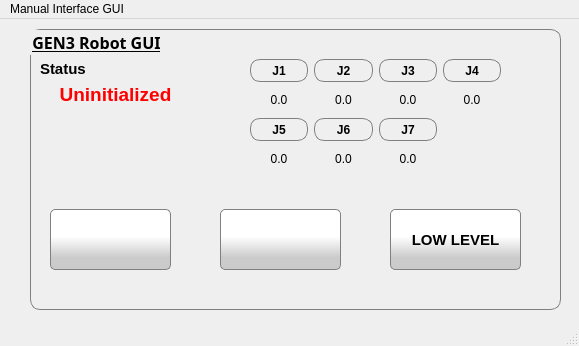
<?xml version="1.0" encoding="UTF-8"?>
<ui version="4.0">
 <class>MainWindow</class>
 <widget class="QMainWindow" name="MainWindow">
  <property name="geometry">
   <rect>
    <x>0</x>
    <y>0</y>
    <width>579</width>
    <height>346</height>
   </rect>
  </property>
  <property name="windowTitle">
   <string>MainWindow</string>
  </property>
  <widget class="QWidget" name="centralwidget">
   <widget class="QGroupBox" name="groupBox_9">
    <property name="geometry">
     <rect>
      <x>30</x>
      <y>10</y>
      <width>531</width>
      <height>281</height>
     </rect>
    </property>
    <property name="font">
     <font>
      <family>Courier 10 Pitch</family>
      <pointsize>12</pointsize>
      <weight>75</weight>
      <bold>true</bold>
      <underline>true</underline>
     </font>
    </property>
    <property name="styleSheet">
     <string notr="true">border: 1px solid gray;
border-radius: 10px</string>
    </property>
    <property name="title">
     <string>GEN3 Robot GUI</string>
    </property>
    <widget class="QPushButton" name="button_motoron">
     <property name="geometry">
      <rect>
       <x>190</x>
       <y>180</y>
       <width>121</width>
       <height>61</height>
      </rect>
     </property>
     <property name="font">
      <font>
       <family>Ubuntu</family>
       <pointsize>11</pointsize>
       <weight>50</weight>
       <bold>false</bold>
       <underline>false</underline>
      </font>
     </property>
     <property name="focusPolicy">
      <enum>Qt::NoFocus</enum>
     </property>
     <property name="toolTip">
      <string>&lt;html&gt;&lt;head/&gt;&lt;body&gt;&lt;p&gt;Turn robot motors &lt;span style=&quot; font-weight:600;&quot;&gt;ON/OFF.&lt;/span&gt;&lt;/p&gt;&lt;/body&gt;&lt;/html&gt;</string>
     </property>
     <property name="styleSheet">
      <string notr="true">background-color: qlineargradient(spread:pad, x1:0, y1:0.801, x2:0, y2:0, stop:0 rgba(203, 203, 203, 255), stop:0.440191 rgba(255, 255, 255, 255));
border: 1px solid gray;
border-radius: 5px;</string>
     </property>
     <property name="text">
      <string/>
     </property>
     <property name="icon">
      <iconset resource="resource_file.qrc">
       <normaloff>:/images/icon_power.png</normaloff>:/images/icon_power.png</iconset>
     </property>
     <property name="iconSize">
      <size>
       <width>32</width>
       <height>32</height>
      </size>
     </property>
     <property name="checkable">
      <bool>true</bool>
     </property>
    </widget>
    <widget class="QLabel" name="label_23">
     <property name="geometry">
      <rect>
       <x>10</x>
       <y>30</y>
       <width>67</width>
       <height>21</height>
      </rect>
     </property>
     <property name="font">
      <font>
       <family>Ubuntu</family>
       <pointsize>11</pointsize>
       <weight>50</weight>
       <bold>false</bold>
       <underline>false</underline>
      </font>
     </property>
     <property name="styleSheet">
      <string notr="true">border: 0px</string>
     </property>
     <property name="text">
      <string>&lt;html&gt;&lt;head/&gt;&lt;body&gt;&lt;p&gt;&lt;span style=&quot; font-weight:600;&quot;&gt;Status&lt;/span&gt;&lt;/p&gt;&lt;/body&gt;&lt;/html&gt;</string>
     </property>
    </widget>
    <widget class="QLabel" name="label_status">
     <property name="geometry">
      <rect>
       <x>10</x>
       <y>50</y>
       <width>151</width>
       <height>31</height>
      </rect>
     </property>
     <property name="font">
      <font>
       <family>Ubuntu</family>
       <pointsize>11</pointsize>
       <weight>50</weight>
       <bold>false</bold>
       <underline>false</underline>
      </font>
     </property>
     <property name="styleSheet">
      <string notr="true">border: 0px</string>
     </property>
     <property name="text">
      <string>&lt;html&gt;&lt;head/&gt;&lt;body&gt;&lt;p&gt;&lt;span style=&quot; font-size:14pt; font-weight:600; color:#ff0000;&quot;&gt;Uninitialized&lt;/span&gt;&lt;/p&gt;&lt;/body&gt;&lt;/html&gt;</string>
     </property>
     <property name="textFormat">
      <enum>Qt::RichText</enum>
     </property>
     <property name="alignment">
      <set>Qt::AlignCenter</set>
     </property>
    </widget>
    <widget class="QPushButton" name="button_slave">
     <property name="geometry">
      <rect>
       <x>360</x>
       <y>180</y>
       <width>131</width>
       <height>61</height>
      </rect>
     </property>
     <property name="font">
      <font>
       <family>Ubuntu</family>
       <pointsize>11</pointsize>
       <weight>75</weight>
       <bold>true</bold>
       <underline>false</underline>
      </font>
     </property>
     <property name="focusPolicy">
      <enum>Qt::NoFocus</enum>
     </property>
     <property name="toolTip">
      <string>&lt;html&gt;&lt;head/&gt;&lt;body&gt;&lt;p&gt;Turn robot slave mode &lt;span style=&quot; font-weight:600;&quot;&gt;ON/OFF&lt;/span&gt;&lt;/p&gt;&lt;/body&gt;&lt;/html&gt;</string>
     </property>
     <property name="styleSheet">
      <string notr="true">background-color: qlineargradient(spread:pad, x1:0, y1:0.801, x2:0, y2:0, stop:0 rgba(203, 203, 203, 255), stop:0.440191 rgba(255, 255, 255, 255));
border: 1px solid gray;
border-radius: 5px;</string>
     </property>
     <property name="text">
      <string>LOW LEVEL</string>
     </property>
    </widget>
    <widget class="QWidget" name="gridLayoutWidget">
     <property name="geometry">
      <rect>
       <x>220</x>
       <y>30</y>
       <width>251</width>
       <height>111</height>
      </rect>
     </property>
     <property name="styleSheet">
      <string notr="true">border: 0 px</string>
     </property>
     <layout class="QGridLayout" name="gridLayout">
      <item row="1" column="0">
       <widget class="QLabel" name="label_79">
        <property name="font">
         <font>
          <weight>75</weight>
          <bold>true</bold>
         </font>
        </property>
        <property name="styleSheet">
         <string notr="true">border: 1px solid gray;
</string>
        </property>
        <property name="text">
         <string>J1</string>
        </property>
        <property name="alignment">
         <set>Qt::AlignCenter</set>
        </property>
       </widget>
      </item>
      <item row="2" column="1">
       <widget class="QLabel" name="label_j_pose_2">
        <property name="styleSheet">
         <string notr="true">border: 0 px</string>
        </property>
        <property name="text">
         <string>0.0</string>
        </property>
        <property name="alignment">
         <set>Qt::AlignCenter</set>
        </property>
       </widget>
      </item>
      <item row="1" column="1">
       <widget class="QLabel" name="label_81">
        <property name="font">
         <font>
          <weight>75</weight>
          <bold>true</bold>
         </font>
        </property>
        <property name="styleSheet">
         <string notr="true">border: 1px solid gray;
</string>
        </property>
        <property name="text">
         <string>J2</string>
        </property>
        <property name="alignment">
         <set>Qt::AlignCenter</set>
        </property>
       </widget>
      </item>
      <item row="2" column="0">
       <widget class="QLabel" name="label_j_pose_1">
        <property name="styleSheet">
         <string notr="true">border: 0 px</string>
        </property>
        <property name="text">
         <string>0.0</string>
        </property>
        <property name="alignment">
         <set>Qt::AlignCenter</set>
        </property>
       </widget>
      </item>
      <item row="1" column="2">
       <widget class="QLabel" name="label_82">
        <property name="font">
         <font>
          <weight>75</weight>
          <bold>true</bold>
         </font>
        </property>
        <property name="styleSheet">
         <string notr="true">border: 1px solid gray;
</string>
        </property>
        <property name="text">
         <string>J3</string>
        </property>
        <property name="alignment">
         <set>Qt::AlignCenter</set>
        </property>
       </widget>
      </item>
      <item row="2" column="2">
       <widget class="QLabel" name="label_j_pose_3">
        <property name="styleSheet">
         <string notr="true">border: 0 px</string>
        </property>
        <property name="text">
         <string>0.0</string>
        </property>
        <property name="alignment">
         <set>Qt::AlignCenter</set>
        </property>
       </widget>
      </item>
      <item row="1" column="3">
       <widget class="QLabel" name="label_83">
        <property name="font">
         <font>
          <weight>75</weight>
          <bold>true</bold>
         </font>
        </property>
        <property name="styleSheet">
         <string notr="true">border: 1px solid gray;
</string>
        </property>
        <property name="text">
         <string>J4</string>
        </property>
        <property name="alignment">
         <set>Qt::AlignCenter</set>
        </property>
       </widget>
      </item>
      <item row="2" column="3">
       <widget class="QLabel" name="label_j_pose_4">
        <property name="styleSheet">
         <string notr="true">border: 0 px</string>
        </property>
        <property name="text">
         <string>0.0</string>
        </property>
        <property name="alignment">
         <set>Qt::AlignCenter</set>
        </property>
       </widget>
      </item>
      <item row="3" column="0">
       <widget class="QLabel" name="label_80">
        <property name="font">
         <font>
          <weight>75</weight>
          <bold>true</bold>
         </font>
        </property>
        <property name="styleSheet">
         <string notr="true">border: 1px solid gray;
</string>
        </property>
        <property name="text">
         <string>J5</string>
        </property>
        <property name="alignment">
         <set>Qt::AlignCenter</set>
        </property>
       </widget>
      </item>
      <item row="4" column="0">
       <widget class="QLabel" name="label_j_pose_5">
        <property name="styleSheet">
         <string notr="true">border: 0 px</string>
        </property>
        <property name="text">
         <string>0.0</string>
        </property>
        <property name="alignment">
         <set>Qt::AlignCenter</set>
        </property>
       </widget>
      </item>
      <item row="3" column="1">
       <widget class="QLabel" name="label_84">
        <property name="font">
         <font>
          <weight>75</weight>
          <bold>true</bold>
         </font>
        </property>
        <property name="styleSheet">
         <string notr="true">border: 1px solid gray;
</string>
        </property>
        <property name="text">
         <string>J6</string>
        </property>
        <property name="alignment">
         <set>Qt::AlignCenter</set>
        </property>
       </widget>
      </item>
      <item row="4" column="1">
       <widget class="QLabel" name="label_j_pose_6">
        <property name="styleSheet">
         <string notr="true">border: 0 px</string>
        </property>
        <property name="text">
         <string>0.0</string>
        </property>
        <property name="alignment">
         <set>Qt::AlignCenter</set>
        </property>
       </widget>
      </item>
      <item row="3" column="2">
       <widget class="QLabel" name="label_85">
        <property name="font">
         <font>
          <weight>75</weight>
          <bold>true</bold>
         </font>
        </property>
        <property name="styleSheet">
         <string notr="true">border: 1px solid gray;
</string>
        </property>
        <property name="text">
         <string>J7</string>
        </property>
        <property name="alignment">
         <set>Qt::AlignCenter</set>
        </property>
       </widget>
      </item>
      <item row="4" column="2">
       <widget class="QLabel" name="label_j_pose_7">
        <property name="styleSheet">
         <string notr="true">border: 0 px</string>
        </property>
        <property name="text">
         <string>0.0</string>
        </property>
        <property name="alignment">
         <set>Qt::AlignCenter</set>
        </property>
       </widget>
      </item>
     </layout>
    </widget>
    <widget class="QPushButton" name="button_connect">
     <property name="enabled">
      <bool>true</bool>
     </property>
     <property name="geometry">
      <rect>
       <x>20</x>
       <y>180</y>
       <width>121</width>
       <height>61</height>
      </rect>
     </property>
     <property name="font">
      <font>
       <family>Ubuntu</family>
       <pointsize>11</pointsize>
       <weight>50</weight>
       <bold>false</bold>
       <underline>false</underline>
      </font>
     </property>
     <property name="focusPolicy">
      <enum>Qt::NoFocus</enum>
     </property>
     <property name="toolTip">
      <string>&lt;html&gt;&lt;head/&gt;&lt;body&gt;&lt;p&gt;&lt;span style=&quot; font-weight:600;&quot;&gt;Connect/Disconnect&lt;/span&gt; to robot using b-Cap protocol.&lt;/p&gt;&lt;/body&gt;&lt;/html&gt;</string>
     </property>
     <property name="styleSheet">
      <string notr="true">background-color: qlineargradient(spread:pad, x1:0, y1:0.801, x2:0, y2:0, stop:0 rgba(203, 203, 203, 255), stop:0.440191 rgba(255, 255, 255, 255));
border: 1px solid gray;
border-radius: 5px;</string>
     </property>
     <property name="text">
      <string/>
     </property>
     <property name="icon">
      <iconset resource="resource_file.qrc">
       <normaloff>:/images/icon_connect.png</normaloff>:/images/icon_connect.png</iconset>
     </property>
     <property name="iconSize">
      <size>
       <width>32</width>
       <height>32</height>
      </size>
     </property>
     <property name="checkable">
      <bool>true</bool>
     </property>
     <property name="autoRepeat">
      <bool>false</bool>
     </property>
     <property name="autoDefault">
      <bool>false</bool>
     </property>
    </widget>
   </widget>
  </widget>
  <widget class="QMenuBar" name="menubar">
   <property name="geometry">
    <rect>
     <x>0</x>
     <y>0</y>
     <width>579</width>
     <height>22</height>
    </rect>
   </property>
   <widget class="QMenu" name="menuCalibration_ws">
    <property name="title">
     <string>Manual Interface GUI</string>
    </property>
   </widget>
   <addaction name="menuCalibration_ws"/>
  </widget>
  <widget class="QStatusBar" name="statusbar"/>
 </widget>
 <resources>
  <include location="resource_file.qrc"/>
  <include location="resource_file.qrc"/>
 </resources>
 <connections/>
</ui>
